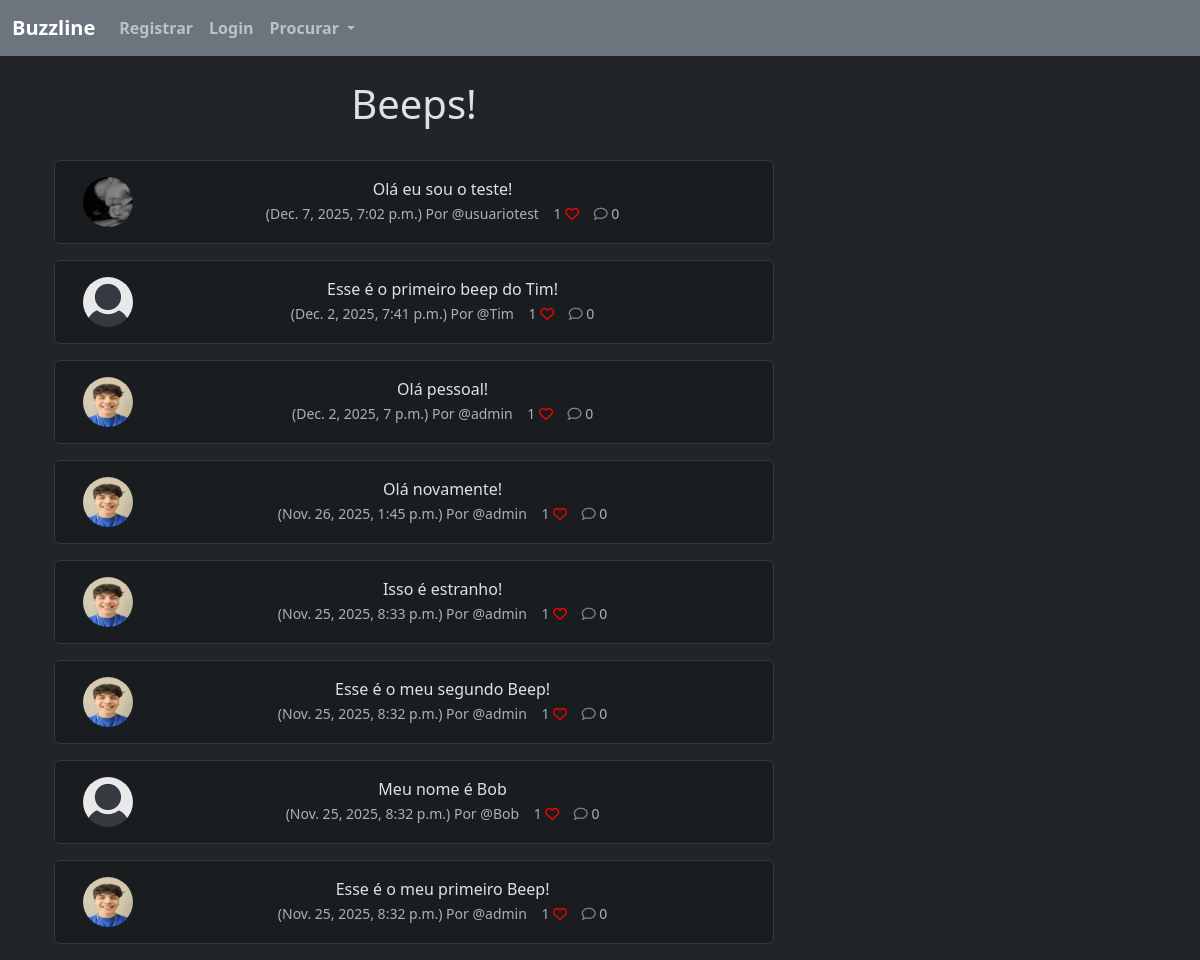
The app's page /, older data.
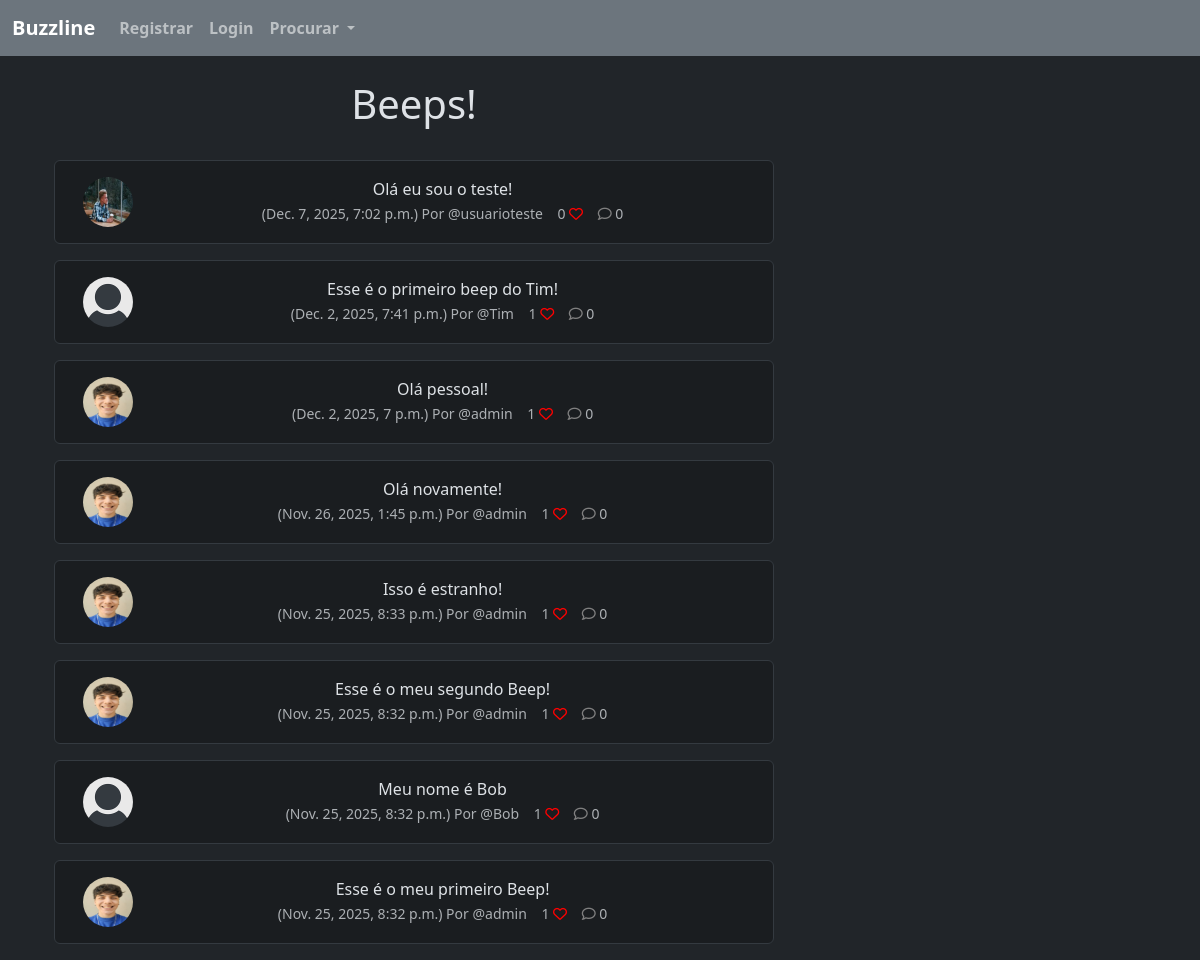
The same page, newer data.
### buzzline/models.py (models this page shows, shortened)
class Beep(models.Model):
    user = models.ForeignKey(User, related_name="beeps", on_delete=models.DO_NOTHING)
    body = models.CharField(max_length=200)
    created_at = models.DateTimeField(auto_now_add=True)
    likes = models.ManyToManyField(User, related_name="meep_like", blank=True)
    def number_of_likes(self):
        return self.likes.count()
    def number_of_comments(self):
        return self.comments.count()

class Profile(models.Model):
    user = models.OneToOneField(User, on_delete=models.CASCADE) # UM USUARIO TERÁ 1 PERFIL, LOGO 1 PERFIL TERÁ APENAS 1 USUARIO
    follows = models.ManyToManyField("self", # UM PERFIL PODE SEGUIR MUITOS PERFIS
        related_name="followed_by", # QUEM SEGUE ESSE PERFIL
        symmetrical=False, # A PESSOA QUE SEGUE O OUTRO NÃO PRECISA SEGUIR DE VOLTA
        blank=True #NÃO É OBRIGADO A SEGUIR ALGUEM ESSE VALOR PODE SER VAZIO
        )
    date_modified = models.DateTimeField(User, auto_now=True)
    profile_image = models.ImageField(null=True, blank=True, upload_to='images/')
    profile_bio = models.CharField(null=True, blank=True, max_length=500)
    homepage_link = models.CharField(null=True, blank=True, max_length=100)
    facebook_link = models.CharField(null=True, blank=True, max_length=100)
    instagram_link = models.CharField(null=True, blank=True, max_length=100)
    linkedin_link = models.CharField(null=True, blank=True, max_length=100)

### buzzline/views.py (the view)
# urls.py: path('', views.home, name="home"),
def home(request):
    if request.user.is_authenticated:
        form = BeepForm(request.POST or None)
        if request.method == "POST":
            if form.is_valid():
                beep = form.save(commit=False)
                beep.user = request.user
                beep.save()
                messages.success(request, "Seu Beep foi postado!")
                return redirect('home')
        profile = Profile.objects.get(user=request.user)
        following_users = profile.follows.all()
        beeps = Beep.objects.filter(
            Q(user__profile__in=following_users) |
            Q(user=request.user)
        ).order_by('-created_at')
        return render(request, 'home.html', {
            'beeps': beeps,
            'form': form
        })
    else:
        beeps = Beep.objects.all().order_by('-created_at')[:20]
        return render(request, 'home.html', {
            'beeps': beeps
        })

### buzzline/templates/home.html (shortened to what this page needs)
{% extends 'base.html' %}
{% load static %}
{% block content %}
<div class="container text-center">
    <div class="row">
        <div class="col-8">
            <h1>Beeps!</h1>
            <br />
            {% for beep in beeps %}
            <div class="alert alert-dark" role="alert">
                <div class="container">
                    <div class="row">
                        <div class="col-1">
                            {% if beep.user.profile.profile_image %}
                                <img src="{{ beep.user.profile.profile_image.url }}"
                                    width="50" height="50"
                                    class="rounded-circle"
                                    alt="{{ beep.user.username }}">
                            {% else %}
                                <img src="{% static 'images/default_profile_pic.png' %}"
                                    width="50" height="50"
                                    class="rounded-circle"
                                    alt="{{ beep.user.username }}">
                            {% endif %}
                        </div>
                        <div class="col-11">
                            {{ beep.body }}<br />
                            <small class="text-muted">
                                ({{ beep.created_at }}) Por @{{ beep.user.username }}
                                {{ beep.number_of_likes }}
                                {% if user in beep.likes.all %}
                                    <a href="{% url 'beep_like' beep.id %}"><i class="fa-solid fa-heart" style="color: red;"></i></a>
                                {% else %}
                                    <a href="{% url 'beep_like' beep.id %}"><i class="fa fa-heart-o" style="color: red;"></i></a>
                                {% endif %}
                                <a href="{% url 'beep_comment' beep.id %}"><i class="fa-regular fa-comment" style="color: gray;"></i></a>
                                {{ beep.number_of_comments }}
                            </small>
                        </div>
                        <br /><br />
                    </div>
                </div>
            </div>
            {% endfor %}
        </div>
        <div class="col-4">
            <br /><br /><br />
        </div>
{% endblock %}

Row changes from the older to the newer data that the page shows:
changed through a linked row, Beep "Olá eu sou o teste!": user.profile.profile_image: a different picture; user.username "usuariotest" → "usuarioteste"; number_of_likes "1" → "0"
